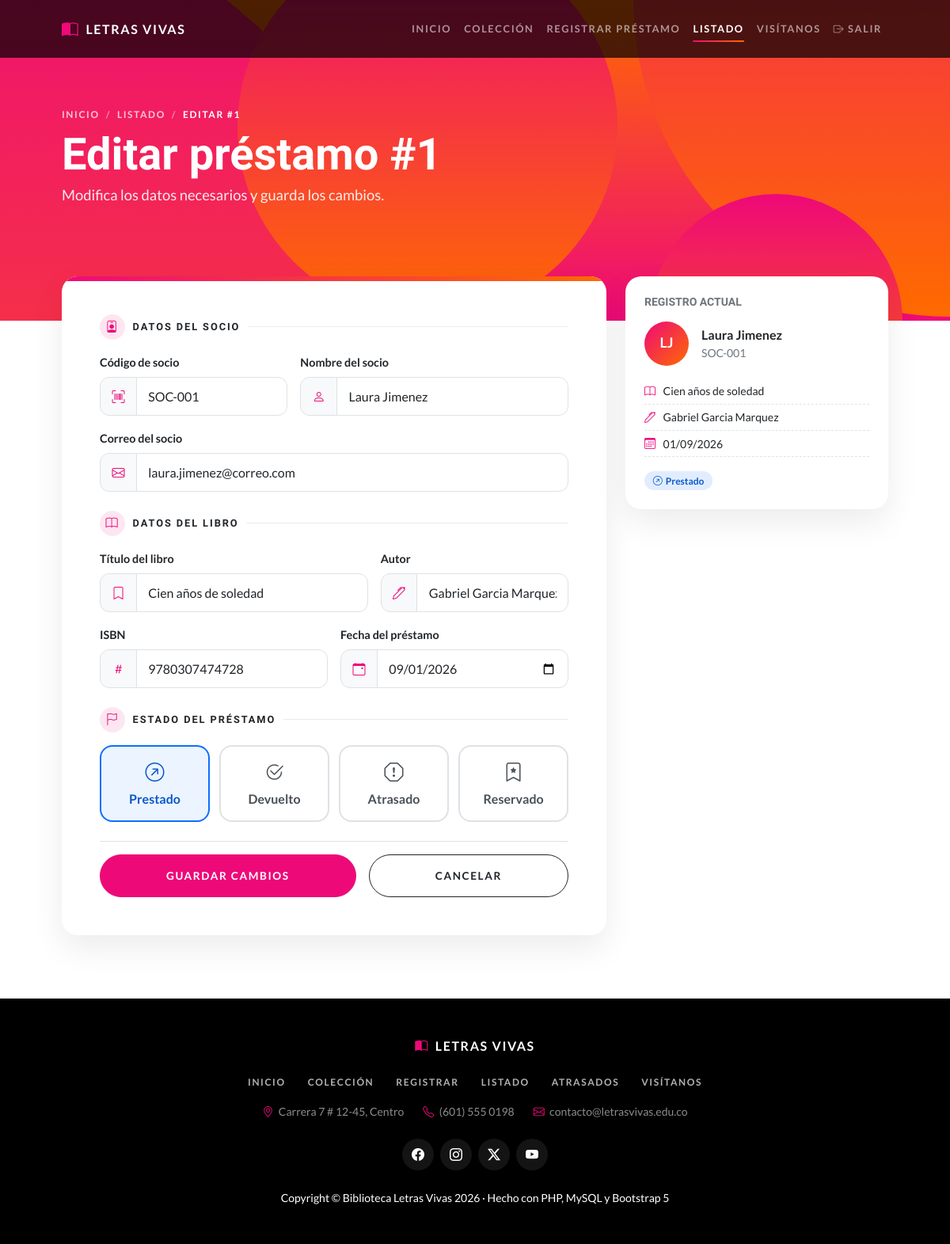
Page /editar.php?id=1 (signed in) on the committed database.
### tables this page shows
CREATE TABLE `prestamos` (
  `id_prestamo` int NOT NULL,
  `estado_prestamo` varchar(15) NOT NULL,
  `codigo_socio` varchar(15) NOT NULL,
  `nombre_socio` varchar(40) NOT NULL,
  `titulo_libro` varchar(80) NOT NULL,
  `autor_libro` varchar(40) NOT NULL,
  `correo_socio` varchar(60) NOT NULL,
  `isbn` varchar(20) NOT NULL,
  `fecha_prestamo` date NOT NULL
);

### editar.php (the view, shortened to what this page needs)
<?php
require_once 'conexion.php';
require_once 'includes/helpers.php';
$id = (int) ($_GET['id'] ?? 0);
try {
    $stmt = $conn->prepare("SELECT * FROM prestamos WHERE id_prestamo = :id");
    $stmt->execute([':id' => $id]);
    $p = $stmt->fetch();
} catch (PDOException $e) {
    errorBaseDatos($e);
}
require 'includes/header.php';
?>
<header class="masthead masthead-pagina masthead-edicion text-white">
    <div class="masthead-content">
        <div class="container px-5">
            <nav aria-label="breadcrumb">
                <ol class="breadcrumb breadcrumb-light mb-2">
                    <li class="breadcrumb-item"><a href="index.php">Inicio</a></li>
                    <li class="breadcrumb-item"><a href="listar.php">Listado</a></li>
                    <li class="breadcrumb-item active" aria-current="page">Editar #<?= $id ?></li>
                </ol>
            </nav>
            <h1 class="masthead-heading mb-1">Editar préstamo #<?= $id ?></h1>
            <p class="masthead-lead mb-0">Modifica los datos necesarios y guarda los cambios.</p>
        </div>
    </div>
    <?= circulos() ?>
</header>
<section class="container px-3 px-sm-4 px-lg-5 page-body">
    <div class="row justify-content-center g-4">
        <div class="col-lg-4 order-lg-2">
            <div class="card info-card">
                <div class="card-body p-4">
                    <h6 class="text-uppercase small fw-bold text-muted mb-3">Registro actual</h6>
                    <div class="d-flex align-items-center gap-3 mb-3">
                        <span class="avatar avatar-lg"><?= iniciales($p['nombre_socio']) ?></span>
                        <div>
                            <div class="fw-semibold"><?= htmlspecialchars($p['nombre_socio']) ?></div>
                            <div class="small text-muted"><?= htmlspecialchars($p['codigo_socio']) ?></div>
                        </div>
                    </div>
                    <ul class="list-unstyled small mb-3 info-list">
                        <li><i class="bi bi-book"></i><?= htmlspecialchars($p['titulo_libro']) ?></li>
                        <li><i class="bi bi-pen"></i><?= htmlspecialchars($p['autor_libro']) ?></li>
                        <li><i class="bi bi-calendar3"></i><?= date('d/m/Y', strtotime($p['fecha_prestamo'])) ?></li>
                    </ul>
                    <?= badgeEstado($p['estado_prestamo']) ?>
                </div>
            </div>
        </div>
        <div class="col-lg-8 order-lg-1">
            <div class="card form-card-bs">
                <div class="card-body p-4 p-md-5">
                    <form action="actualizar.php" method="post" class="needs-validation" novalidate>
                        <?php require 'includes/form_prestamo.php'; ?>
                        <div class="d-flex flex-column flex-sm-row gap-3 mt-4 pt-3 border-top">
                            <button type="submit" class="btn btn-primary btn-lg rounded-pill flex-fill">Guardar cambios</button>
                            <a href="listar.php" class="btn btn-outline-dark btn-lg rounded-pill flex-fill">Cancelar</a>
                        </div>
                    </form>
                </div>
            </div>
        </div>
    </div>
</section>
<?php require 'includes/footer.php'; ?>

### includes/helpers.php (shortened to what this page needs)
<?php
function badgeEstado(string $estado): string
{
    $mapa = [
        'Prestado'  => ['estado-prestado', 'bi-arrow-up-right-circle'],
        'Devuelto'  => ['estado-devuelto', 'bi-check2-circle'],
        'Atrasado'  => ['estado-atrasado', 'bi-exclamation-octagon'],
        'Reservado' => ['estado-reservado', 'bi-bookmark-star'],
    ];
    [$clase, $icono] = $mapa[$estado] ?? ['bg-secondary', 'bi-question-circle'];
    return '<span class="badge badge-estado ' . $clase . '"><i class="bi ' . $icono . ' me-1"></i>'
        . htmlspecialchars($estado) . '</span>';
}
function circulos(): string
{
    return '<div class="bg-circle-1 bg-circle"></div><div class="bg-circle-2 bg-circle"></div>'
        . '<div class="bg-circle-3 bg-circle"></div><div class="bg-circle-4 bg-circle"></div>';
}
function iniciales(string $nombre): string
{
    $partes = preg_split('/\s+/', trim($nombre));
    $ini = mb_substr($partes[0] ?? '', 0, 1) . mb_substr($partes[1] ?? '', 0, 1);
    return htmlspecialchars(mb_strtoupper($ini));
}

### includes/form_prestamo.php (shortened to what this page needs)
<?php
$p = $p ?? [];
$v = fn($campo) => htmlspecialchars($p[$campo] ?? '');
$estados = [
    'Prestado'  => 'bi-arrow-up-right-circle',
    'Devuelto'  => 'bi-check2-circle',
    'Atrasado'  => 'bi-exclamation-octagon',
    'Reservado' => 'bi-bookmark-star',
];
?>
<h6 class="form-section-title"><i class="bi bi-person-badge"></i> Datos del socio</h6>
<div class="row g-3 mb-4">
    <div class="col-md-5">
        <label for="codigo_socio" class="form-label">Código de socio</label>
        <div class="input-group">
            <span class="input-group-text"><i class="bi bi-upc-scan"></i></span>
            <input type="text" class="form-control" id="codigo_socio" name="codigo_socio" maxlength="15" placeholder="SOC-000" value="<?= $v('codigo_socio') ?>" required>
        </div>
    </div>
    <div class="col-md-7">
        <label for="nombre_socio" class="form-label">Nombre del socio</label>
        <div class="input-group">
            <span class="input-group-text"><i class="bi bi-person"></i></span>
            <input type="text" class="form-control" id="nombre_socio" name="nombre_socio" maxlength="40" placeholder="Nombre completo" value="<?= $v('nombre_socio') ?>" required>
        </div>
    </div>
    <div class="col-12">
        <label for="correo_socio" class="form-label">Correo del socio</label>
        <div class="input-group">
            <span class="input-group-text"><i class="bi bi-envelope"></i></span>
            <input type="email" class="form-control" id="correo_socio" name="correo_socio" maxlength="60" placeholder="socio@correo.com" value="<?= $v('correo_socio') ?>" required>
        </div>
    </div>
</div>
<h6 class="form-section-title"><i class="bi bi-book"></i> Datos del libro</h6>
<div class="row g-3 mb-4">
    <div class="col-md-7">
        <label for="titulo_libro" class="form-label">Título del libro</label>
        <div class="input-group">
            <span class="input-group-text"><i class="bi bi-bookmark"></i></span>
            <input type="text" class="form-control" id="titulo_libro" name="titulo_libro" maxlength="80" placeholder="Ej. Cien años de soledad" value="<?= $v('titulo_libro') ?>" required>
        </div>
    </div>
    <div class="col-md-5">
        <label for="autor_libro" class="form-label">Autor</label>
        <div class="input-group">
            <span class="input-group-text"><i class="bi bi-pen"></i></span>
            <input type="text" class="form-control" id="autor_libro" name="autor_libro" maxlength="40" placeholder="Autor" value="<?= $v('autor_libro') ?>" required>
        </div>
    </div>
    <div class="col-md-6">
        <label for="isbn" class="form-label">ISBN</label>
        <div class="input-group">
            <span class="input-group-text"><i class="bi bi-hash"></i></span>
            <input type="text" class="form-control" id="isbn" name="isbn" maxlength="20" placeholder="978..." value="<?= $v('isbn') ?>" required>
        </div>
    </div>
    <div class="col-md-6">
        <label for="fecha_prestamo" class="form-label">Fecha del préstamo</label>
        <div class="input-group">
            <span class="input-group-text"><i class="bi bi-calendar-event"></i></span>
            <input type="date" class="form-control" id="fecha_prestamo" name="fecha_prestamo" value="<?= $v('fecha_prestamo') ?>" required>
        </div>
    </div>
</div>
<h6 class="form-section-title"><i class="bi bi-flag"></i> Estado del préstamo</h6>
<div class="estado-grid mb-2">
    <?php foreach ($estados as $estado => $icono): ?>
        <label class="btn btn-estado estado-<?= strtolower($estado) ?>" for="estado_<?= $estado ?>">
            <i class="bi <?= $icono ?> d-block fs-4 mb-1"></i><?= $estado ?>
        </label>
    <?php endforeach; ?>
</div>

### estilo.css (style rules this page uses)
:root { --rosa: #ee0979; --rosa-oscuro: #c1065f; --naranja: #ff6a00; --degradado: linear-gradient(0deg, #ff6a00 0%, #ee0979 100%); --degradado-h: linear-gradient(135deg, #ee0979 0%, #ff6a00 100%); --gris: #f8f9fa; --borde: #dee2e6; --texto-suave: #6c757d; --sombra: 0 1rem 2.5rem rgba(0, 0, 0, 0.08); --radio: 1.25rem; }
body { min-height: 100vh; display: flex; flex-direction: column; }
.btn { transition: transform 0.15s ease, box-shadow 0.2s ease, background-color 0.2s ease, color 0.2s ease; }
.btn-lg.rounded-pill { text-transform: uppercase; font-size: 0.85rem; font-weight: 700; letter-spacing: 0.1rem; padding: 1rem 2.2rem; }
header.masthead.masthead-pagina { padding-top: calc(3rem + 72px); padding-bottom: 8rem; }
header.masthead.masthead-pagina .masthead-content .masthead-heading { font-size: clamp(2.2rem, 6vw, 3.5rem); }
.masthead-lead { font-size: 1.15rem; opacity: 0.9; }
header.masthead.masthead-edicion { background: linear-gradient(0deg, #ee0979 0%, #ff6a00 100%); }
header.masthead.masthead-edicion .bg-circle { background: var(--degradado); }
@media (min-width: 992px) { header.masthead.masthead-pagina { padding-top: calc(4rem + 72px); padding-bottom: 9rem; } }
.breadcrumb-light { font-size: 0.75rem; font-weight: 700; text-transform: uppercase; letter-spacing: 0.1rem; }
.breadcrumb-light .breadcrumb-item, .breadcrumb-light .breadcrumb-item a { color: rgba(255, 255, 255, 0.75); text-decoration: none; }
.breadcrumb-light .breadcrumb-item.active { color: #fff; }
.breadcrumb-light .breadcrumb-item + .breadcrumb-item::before { color: rgba(255, 255, 255, 0.5); }
.page-body { margin-top: -5rem; padding-bottom: 5rem; position: relative; z-index: 2; }
.avatar { flex-shrink: 0; width: 42px; height: 42px; border-radius: 50%; display: inline-grid; place-items: center; font-weight: 700; font-size: 0.85rem; color: #fff; background: var(--degradado-h); }
.avatar-lg { width: 56px; height: 56px; font-size: 1.1rem; }
.badge-estado { padding: 0.5em 0.9em; border-radius: 50rem; font-weight: 700; font-size: 0.75rem; }
.estado-prestado { background: rgba(13, 110, 253, 0.12); color: #0a58ca; }
.estado-devuelto { background: rgba(25, 135, 84, 0.12); color: #146c43; }
.estado-atrasado { background: rgba(220, 53, 69, 0.12); color: #b02a37; }
.estado-reservado { background: rgba(255, 106, 0, 0.14); color: #b34a00; }
.form-card-bs, .table-card, .info-card, .status-card-bs { border: none; border-radius: var(--radio); box-shadow: var(--sombra); overflow: hidden; }
.form-card-bs, .status-card-bs { position: relative; }
.form-card-bs::before, .status-card-bs::before { content: ""; position: absolute; inset: 0 0 auto; height: 6px; background: var(--degradado-h); }
.form-section-title { display: flex; align-items: center; gap: 0.6rem; font-weight: 800; color: #212529; text-transform: uppercase; font-size: 0.8rem; letter-spacing: 0.12rem; margin-bottom: 1rem; }
.form-section-title i { display: inline-grid; place-items: center; width: 32px; height: 32px; border-radius: 50%; background: rgba(238, 9, 121, 0.1); color: var(--rosa); font-size: 0.95rem; }
.form-section-title::after { content: ""; flex: 1; height: 1px; background: rgba(0, 0, 0, 0.08); }
.form-label { font-weight: 700; font-size: 0.9rem; color: #212529; }
.form-control, .input-group-text { border-color: var(--borde); padding: 0.7rem 0.9rem; }
.input-group-text { background: var(--gris); color: var(--rosa); border-radius: 0.75rem 0 0 0.75rem; }
.input-group > .form-control { border-radius: 0 0.75rem 0.75rem 0 !important; }
.estado-grid { display: grid; grid-template-columns: repeat(4, 1fr); gap: 0.75rem; }
.btn-estado { border: 2px solid var(--borde); border-radius: 1rem; padding: 0.9rem 0.5rem; background: #fff; color: #495057; font-weight: 700; }
.btn-check:checked + .btn-estado.estado-prestado { border-color: #0d6efd; background: rgba(13, 110, 253, 0.08); color: #0a58ca; }
.info-card { position: sticky; top: 100px; }
.info-list li { display: flex; gap: 0.6rem; padding: 0.35rem 0; border-bottom: 1px dashed var(--borde); }
.info-list i { color: var(--rosa); }

### rows in the picture
prestamos: nombre_socio "LJ", nombre_socio "Laura Jimenez", codigo_socio "SOC-001", titulo_libro "Cien años de soledad", autor_libro "Gabriel Garcia Marquez", fecha_prestamo "01/09/2026", estado_prestamo "Prestado", correo_socio "laura.jimenez@correo.com", isbn "9780307474728", fecha_prestamo "09/01/2026"

### other values in the picture
$id "1"
$estado "Devuelto"
$estado "Atrasado"
$estado "Reservado"
